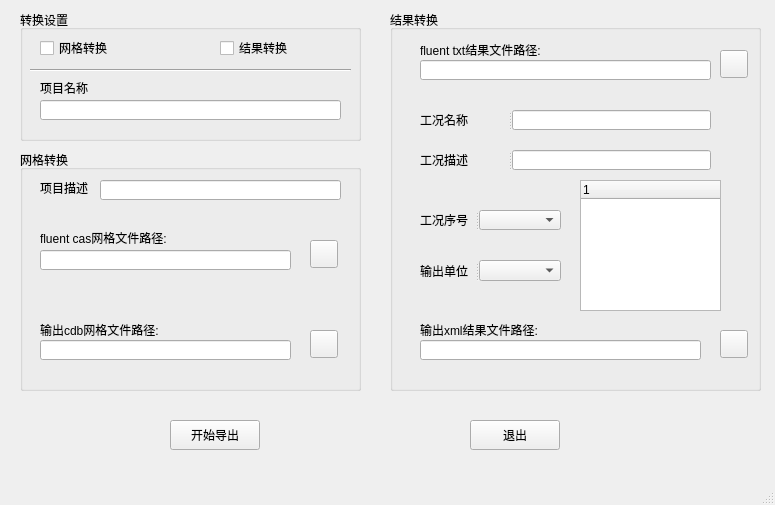
<?xml version="1.0" encoding="UTF-8"?>
<ui version="4.0">
 <class>FluentParser</class>
 <widget class="QMainWindow" name="FluentParser">
  <property name="geometry">
   <rect>
    <x>0</x>
    <y>0</y>
    <width>775</width>
    <height>505</height>
   </rect>
  </property>
  <property name="windowTitle">
   <string>MainWindow</string>
  </property>
  <widget class="QWidget" name="centralwidget">
   <widget class="QPushButton" name="btn_Exit">
    <property name="geometry">
     <rect>
      <x>470</x>
      <y>420</y>
      <width>90</width>
      <height>30</height>
     </rect>
    </property>
    <property name="text">
     <string>退出</string>
    </property>
   </widget>
   <widget class="QPushButton" name="btn_Export">
    <property name="geometry">
     <rect>
      <x>170</x>
      <y>420</y>
      <width>90</width>
      <height>30</height>
     </rect>
    </property>
    <property name="text">
     <string>开始导出</string>
    </property>
   </widget>
   <widget class="QGroupBox" name="groupBox_mesh">
    <property name="geometry">
     <rect>
      <x>20</x>
      <y>150</y>
      <width>341</width>
      <height>241</height>
     </rect>
    </property>
    <property name="title">
     <string>网格转换</string>
    </property>
    <widget class="QLabel" name="label_casFile">
     <property name="geometry">
      <rect>
       <x>20</x>
       <y>80</y>
       <width>251</width>
       <height>16</height>
      </rect>
     </property>
     <property name="text">
      <string>fluent cas网格文件路径:</string>
     </property>
    </widget>
    <widget class="QPushButton" name="btn_cdbFile">
     <property name="geometry">
      <rect>
       <x>290</x>
       <y>180</y>
       <width>28</width>
       <height>28</height>
      </rect>
     </property>
     <property name="text">
      <string/>
     </property>
    </widget>
    <widget class="QLineEdit" name="lineEdit_cdbFile">
     <property name="geometry">
      <rect>
       <x>20</x>
       <y>190</y>
       <width>251</width>
       <height>20</height>
      </rect>
     </property>
    </widget>
    <widget class="QPushButton" name="btn_casFile">
     <property name="geometry">
      <rect>
       <x>290</x>
       <y>90</y>
       <width>28</width>
       <height>28</height>
      </rect>
     </property>
     <property name="text">
      <string/>
     </property>
    </widget>
    <widget class="QLineEdit" name="lineEdit_projectDetail">
     <property name="geometry">
      <rect>
       <x>80</x>
       <y>30</y>
       <width>241</width>
       <height>20</height>
      </rect>
     </property>
    </widget>
    <widget class="QLineEdit" name="lineEdit_casFile">
     <property name="geometry">
      <rect>
       <x>20</x>
       <y>100</y>
       <width>251</width>
       <height>20</height>
      </rect>
     </property>
    </widget>
    <widget class="QLabel" name="label_projectDetail">
     <property name="geometry">
      <rect>
       <x>20</x>
       <y>30</y>
       <width>81</width>
       <height>16</height>
      </rect>
     </property>
     <property name="text">
      <string>项目描述</string>
     </property>
    </widget>
    <widget class="QLabel" name="label_cdbFile">
     <property name="geometry">
      <rect>
       <x>20</x>
       <y>170</y>
       <width>251</width>
       <height>20</height>
      </rect>
     </property>
     <property name="text">
      <string>输出cdb网格文件路径:</string>
     </property>
    </widget>
   </widget>
   <widget class="QGroupBox" name="groupBox_result">
    <property name="enabled">
     <bool>true</bool>
    </property>
    <property name="geometry">
     <rect>
      <x>390</x>
      <y>10</y>
      <width>371</width>
      <height>381</height>
     </rect>
    </property>
    <property name="title">
     <string>结果转换</string>
    </property>
    <widget class="QLabel" name="label_fluentfile">
     <property name="geometry">
      <rect>
       <x>30</x>
       <y>30</y>
       <width>291</width>
       <height>20</height>
      </rect>
     </property>
     <property name="text">
      <string>fluent txt结果文件路径:</string>
     </property>
    </widget>
    <widget class="QLineEdit" name="lineEdit_txtFile">
     <property name="geometry">
      <rect>
       <x>30</x>
       <y>50</y>
       <width>291</width>
       <height>20</height>
      </rect>
     </property>
    </widget>
    <widget class="QPushButton" name="btn_txtFile">
     <property name="geometry">
      <rect>
       <x>330</x>
       <y>40</y>
       <width>28</width>
       <height>28</height>
      </rect>
     </property>
     <property name="text">
      <string/>
     </property>
    </widget>
    <widget class="QTreeWidget" name="treeView">
     <property name="geometry">
      <rect>
       <x>190</x>
       <y>170</y>
       <width>141</width>
       <height>131</height>
      </rect>
     </property>
     <property name="horizontalScrollBarPolicy">
      <enum>Qt::ScrollBarAlwaysOff</enum>
     </property>
     <property name="autoScroll">
      <bool>true</bool>
     </property>
     <column>
      <property name="text">
       <string notr="true">1</string>
      </property>
     </column>
    </widget>
    <widget class="QPushButton" name="btn_xmlFile">
     <property name="geometry">
      <rect>
       <x>330</x>
       <y>320</y>
       <width>28</width>
       <height>28</height>
      </rect>
     </property>
     <property name="text">
      <string/>
     </property>
    </widget>
    <widget class="QLabel" name="label_xmlFile">
     <property name="geometry">
      <rect>
       <x>30</x>
       <y>310</y>
       <width>281</width>
       <height>20</height>
      </rect>
     </property>
     <property name="text">
      <string>输出xml结果文件路径:</string>
     </property>
    </widget>
    <widget class="QLineEdit" name="lineEdit_xmlFile">
     <property name="geometry">
      <rect>
       <x>30</x>
       <y>330</y>
       <width>281</width>
       <height>20</height>
      </rect>
     </property>
    </widget>
    <widget class="QSplitter" name="splitter_Units">
     <property name="geometry">
      <rect>
       <x>30</x>
       <y>250</y>
       <width>141</width>
       <height>21</height>
      </rect>
     </property>
     <property name="orientation">
      <enum>Qt::Horizontal</enum>
     </property>
     <widget class="QLabel" name="label_Units">
      <property name="text">
       <string>输出单位</string>
      </property>
     </widget>
     <widget class="QComboBox" name="comboBox_Units"/>
    </widget>
    <widget class="QSplitter" name="splitter_caseID">
     <property name="geometry">
      <rect>
       <x>30</x>
       <y>200</y>
       <width>141</width>
       <height>20</height>
      </rect>
     </property>
     <property name="orientation">
      <enum>Qt::Horizontal</enum>
     </property>
     <widget class="QLabel" name="label_caseID">
      <property name="text">
       <string>工况序号</string>
      </property>
     </widget>
     <widget class="QComboBox" name="comboBox_caseID"/>
    </widget>
    <widget class="QSplitter" name="splitter_caseName">
     <property name="geometry">
      <rect>
       <x>30</x>
       <y>100</y>
       <width>291</width>
       <height>20</height>
      </rect>
     </property>
     <property name="orientation">
      <enum>Qt::Horizontal</enum>
     </property>
     <widget class="QLabel" name="label_caseName">
      <property name="text">
       <string>工况名称</string>
      </property>
     </widget>
     <widget class="QLineEdit" name="lineEdit_caseName"/>
    </widget>
    <widget class="QSplitter" name="splitter_caseDetail">
     <property name="geometry">
      <rect>
       <x>30</x>
       <y>140</y>
       <width>291</width>
       <height>20</height>
      </rect>
     </property>
     <property name="orientation">
      <enum>Qt::Horizontal</enum>
     </property>
     <widget class="QLabel" name="label_caseDetail">
      <property name="text">
       <string>工况描述</string>
      </property>
     </widget>
     <widget class="QLineEdit" name="lineEdit_caseDetail"/>
    </widget>
    <zorder>splitter_Units</zorder>
    <zorder>splitter_caseID</zorder>
    <zorder>splitter_caseName</zorder>
    <zorder>splitter_caseDetail</zorder>
    <zorder>label_fluentfile</zorder>
    <zorder>lineEdit_txtFile</zorder>
    <zorder>btn_txtFile</zorder>
    <zorder>treeView</zorder>
    <zorder>btn_xmlFile</zorder>
    <zorder>label_xmlFile</zorder>
    <zorder>lineEdit_xmlFile</zorder>
   </widget>
   <widget class="QGroupBox" name="groupBox">
    <property name="geometry">
     <rect>
      <x>20</x>
      <y>10</y>
      <width>341</width>
      <height>131</height>
     </rect>
    </property>
    <property name="title">
     <string>转换设置</string>
    </property>
    <widget class="QCheckBox" name="checkBox_mesh">
     <property name="geometry">
      <rect>
       <x>20</x>
       <y>30</y>
       <width>161</width>
       <height>16</height>
      </rect>
     </property>
     <property name="text">
      <string>网格转换</string>
     </property>
    </widget>
    <widget class="QCheckBox" name="checkBox_result">
     <property name="geometry">
      <rect>
       <x>200</x>
       <y>30</y>
       <width>131</width>
       <height>16</height>
      </rect>
     </property>
     <property name="text">
      <string>结果转换</string>
     </property>
    </widget>
    <widget class="QLineEdit" name="lineEdit_projectName">
     <property name="geometry">
      <rect>
       <x>20</x>
       <y>90</y>
       <width>301</width>
       <height>20</height>
      </rect>
     </property>
    </widget>
    <widget class="QLabel" name="label_projectName">
     <property name="geometry">
      <rect>
       <x>20</x>
       <y>70</y>
       <width>141</width>
       <height>16</height>
      </rect>
     </property>
     <property name="text">
      <string>项目名称</string>
     </property>
    </widget>
    <widget class="Line" name="line">
     <property name="geometry">
      <rect>
       <x>10</x>
       <y>50</y>
       <width>321</width>
       <height>20</height>
      </rect>
     </property>
     <property name="orientation">
      <enum>Qt::Horizontal</enum>
     </property>
    </widget>
   </widget>
  </widget>
  <widget class="QMenuBar" name="menubar">
   <property name="geometry">
    <rect>
     <x>0</x>
     <y>0</y>
     <width>775</width>
     <height>23</height>
    </rect>
   </property>
  </widget>
  <widget class="QStatusBar" name="statusbar"/>
 </widget>
 <resources/>
 <connections/>
</ui>
